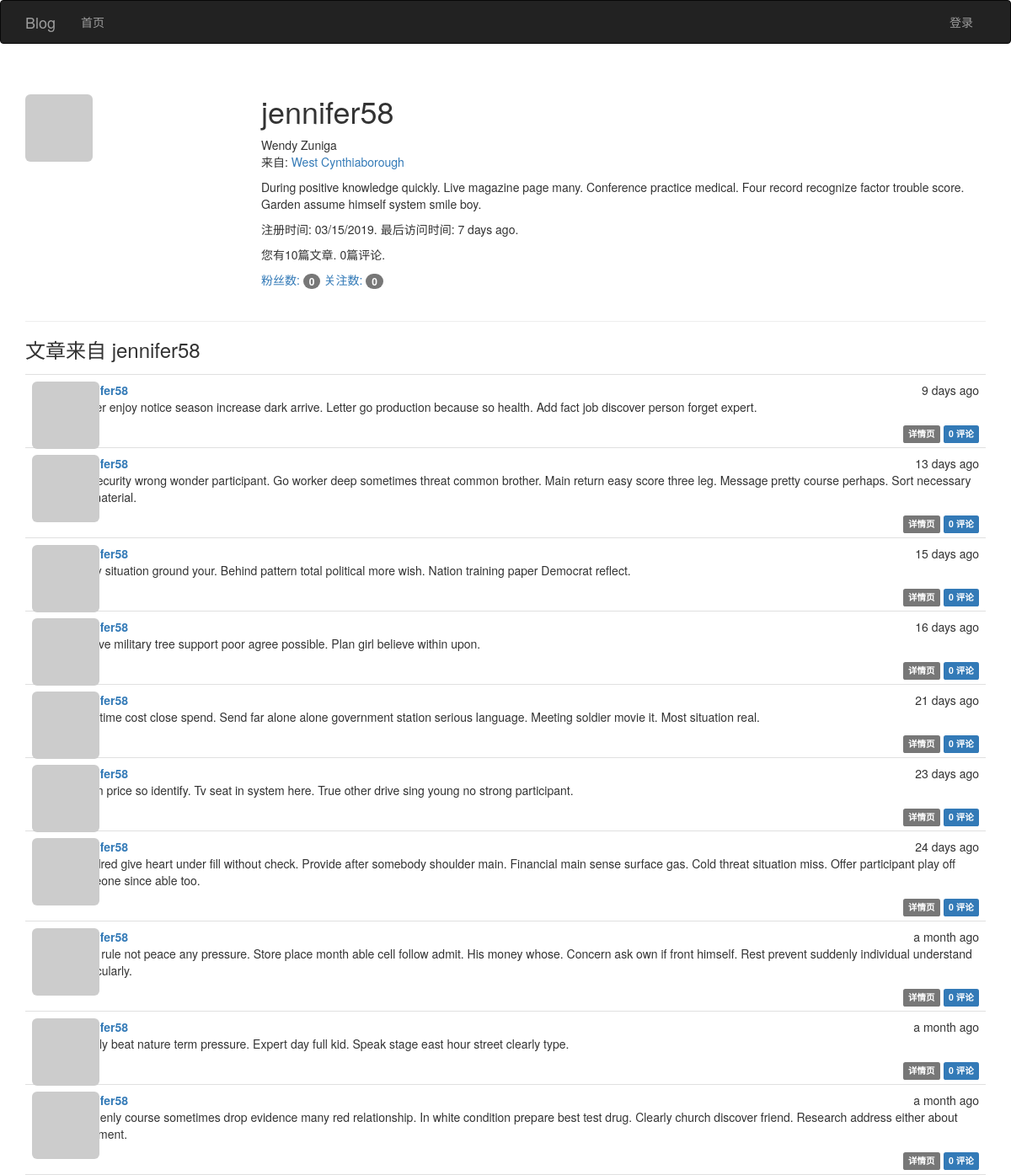
Screenshot of /user/jennifer58 with the database file from the repository.
### app/models.py (models this page shows, shortened)
class User(UserMixin, db.Model):
    __tablename__ = 'users'
    id = db.Column(db.Integer, primary_key=True)
    email = db.Column(db.String(64), unique=True)
    username = db.Column(db.String(64), unique=True, index=True)
    password_hash = db.Column(db.String(128))
    role_id = db.Column(db.Integer, db.ForeignKey('roles.id'))
    confirmed = db.Column(db.Boolean, default=False)
    name = db.Column(db.String(64))
    location = db.Column(db.String(64))
    about_me = db.Column(db.Text())
    member_since = db.Column(db.DateTime(), default=datetime.utcnow)
    last_seen = db.Column(db.DateTime(), default=datetime.utcnow)
    avatar_hash = db.Column(db.String(32))
    articles = db.relationship('Article', backref='author', lazy='dynamic')
    followed = db.relationship('Follow',
                               foreign_keys=[Follow.follower_id],
                               backref=db.backref('follower', lazy='joined'),
                               lazy='dynamic',
                               cascade='all, delete-orphan')
    followers = db.relationship('Follow',
                                foreign_keys=[Follow.followed_id],
                                backref=db.backref('followed', lazy='joined'),
                                lazy='dynamic',
                                cascade='all, delete-orphan')
    comments = db.relationship('Comment', backref='author', lazy='dynamic')
    @property
    def password(self):
        """密码生成哈希值就无法还原"""
        raise AttributeError('密码没有可读的属性')
    def gravatar(self, size=100, default='identicon', rating='g'):
        url = 'https://www.gravatar.com/avatar'
        hash = self.avatar_hash or self.gravatar_hash()
        u = '{url}/{hash}?s={size}&d={default}&r={rating}'.format(
            url=url, hash=hash, size=size, default=default, rating=rating)
        return u

class Article(db.Model):
    __tablename__ = 'articles'
    id = db.Column(db.Integer, primary_key=True)
    body = db.Column(db.Text)
    body_html = db.Column(db.Text)
    timestamp = db.Column(db.DateTime, index=True, default=datetime.utcnow)
    author_id = db.Column(db.Integer, db.ForeignKey('users.id'))
    comments = db.relationship('Comment', backref='article', lazy='dynamic')

### app/main/views.py (the view)
class Users(MethodView):
    def get(self, username):
        user = User.query.filter_by(username=username).first_or_404()
        articles = user.articles.order_by(Article.timestamp.desc()).all()
        return render_template('user.html', user=user, articles=articles)

### app/auth/views.py (called while the page is built)
@auth.before_app_request
def before_request():
    if current_user.is_authenticated:
        current_user.ping()
        if not current_user.confirmed \
                and request.blueprint != 'auth' \
                and request.endpoint != 'static':
            return redirect(url_for('auth.unconfirmed'))

### app/main/__init__.py (called while the page is built)
@main.app_context_processor
def inject_permissions():
    return dict(Permission=Permission)

### app/models.py (called while the page is built)
    def can(self, permissions):
        return False

    def is_administrator(self):
        return False

### app/templates/user.html (shortened to what this page needs)
{% extends "base.html" %}
{% block page_content %}
<div class="page-header">
    <img class="img-rounded profile-thumbnail" src="{{ user.gravatar(size=256) }}">
    <div class="profile-header">
        <h1>{{ user.username }}</h1>
        {% if user.name or user.location %}
        <p>
            {% if user.name %}{{ user.name }}<br>{% endif %}
            {% if user.location %}
                来自: <a href="http://maps.google.com/?q={{ user.location }}">{{ user.location }}</a><br>
            {% endif %}
        </p>
        {% endif %}
        {% if user.about_me %}<p>{{ user.about_me }}</p>{% endif %}
        <p>注册时间: {{ moment(user.member_since).format('L') }}. 最后访问时间: {{ moment(user.last_seen).fromNow() }}.</p>
        <p>您有{{ user.articles.count() }}篇文章. {{ user.comments.count() }}篇评论.</p>
        <p>
            <a href="{{ url_for('.followers', username=user.username) }}">粉丝数: <span class="badge">{{ user.followers.count() - 1}}</span></a>
            <a href="{{ url_for('.followed_by', username=user.username) }}">关注数: <span class="badge">{{ user.followed.count() - 1}}</span></a>
        </p>
    </div>
</div>
<h3>文章来自 {{ user.username }}</h3>
{% include '_articles.html' %}
{% endblock %}

### app/templates/_articles.html (shortened to what this page needs)
<ul class="articles">
    {% for article in articles %}
    <li class="article">
        <div class="article-thumbnail">
            <a href="{{ url_for('main.user', username=article.author.username) }}">
                <img class="img-rounded profile-thumbnail" src="{{ article.author.gravatar(size=40) }}">
            </a>
        </div>
        <div class="article-content">
            <div class="article-date">{{ moment(article.timestamp).fromNow() }}</div>
            <div class="article-author"><a href="{{ url_for('main.user', username=article.author.username) }}">{{ article.author.username }}</a></div>
             <div class="article-body">
                {% if article.body_html %}
                    {{ article.body_html | safe }}
                {% else %}
                    {{ article.body }}
                {% endif %}
            </div>
        <div class="article-footer">
            <a href="{{ url_for('main.article', id=article.id) }}">
                <span class="label label-default">详情页</span>
            </a>
            <a href="{{ url_for('.article', id=article.id) }}#comments">
                <span class="label label-primary">{{ article.comments.count() }} 评论</span>
            </a>
        </div>
        </div>
    </li>
    {% endfor %}
</ul>

### app/static/css/styles.css (style rules this page uses)
.profile-thumbnail { position: absolute; }
.profile-header { min-height: 260px; margin-left: 280px; }
ul.articles { list-style-type: none; padding: 0px; margin: 16px 0px 0px 0px; border-top: 1px solid #e0e0e0; }
ul.articles li.article { padding: 8px; border-bottom: 1px solid #e0e0e0; }
div.article-date { float: right; }
div.article-author { font-weight: bold; }
div.article-thumbnail { position: absolute; }
div.article-content { margin-left: 48px; min-height: 48px; }
div.article-footer { text-align: right; }

### rows the page displays
User: username "jennifer58", name "Wendy Zuniga", location "West Cynthiaborough", about_me "During positive knowledge quickly. Live magazine page many. Conference practice medical. Four record recognize factor trouble score. Garden assume himself system smile boy.", member_since "03/15/2019", last_seen "7 days ago"
Article: timestamp "9 days ago", author.username "jennifer58", body_html "Father enjoy notice season increase dark arrive. Letter go production because so health. Add fact job discover person forget expert.", comments.count "0"
Article: timestamp "13 days ago", author.username "jennifer58", body_html "Ok security wrong wonder participant. Go worker deep sometimes threat common brother. Main return easy score three leg. Message pretty course perhaps. Sort necessary cut material.", comments.count "0"
Article: timestamp "15 days ago", author.username "jennifer58", body_html "Enjoy situation ground your. Behind pattern total political more wish. Nation training paper Democrat reflect.", comments.count "0"
Article: timestamp "16 days ago", author.username "jennifer58", body_html "Believe military tree support poor agree possible. Plan girl believe within upon.", comments.count "0"
Article: timestamp "21 days ago", author.username "jennifer58", body_html "Very time cost close spend. Send far alone alone government station serious language. Meeting soldier movie it. Most situation real.", comments.count "0"
Article: timestamp "23 days ago", author.username "jennifer58", body_html "Seem price so identify. Tv seat in system here. True other drive sing young no strong participant.", comments.count "0"
Article: timestamp "24 days ago", author.username "jennifer58", body_html "Hundred give heart under fill without check. Provide after somebody shoulder main. Financial main sense surface gas. Cold threat situation miss. Offer participant play off someone since able too.", comments.count "0"
Article: timestamp "a month ago", author.username "jennifer58", body_html "Mind rule not peace any pressure. Store place month able cell follow admit. His money whose. Concern ask own if front himself. Rest prevent suddenly individual understand particularly.", comments.count "0"
Article: timestamp "a month ago", author.username "jennifer58", body_html "Simply beat nature term pressure. Expert day full kid. Speak stage east hour street clearly type.", comments.count "0"
Article: timestamp "a month ago", author.username "jennifer58", body_html "Suddenly course sometimes drop evidence many red relationship. In white condition prepare best test drug. Clearly church discover friend. Research address either about statement.", comments.count "0"

### other values shown
{{ user.articles.count() }} "10"
{{ user.comments.count() }} "0"
{{ user.followers.count() - 1 }} "0"
{{ user.followed.count() - 1 }} "0"
